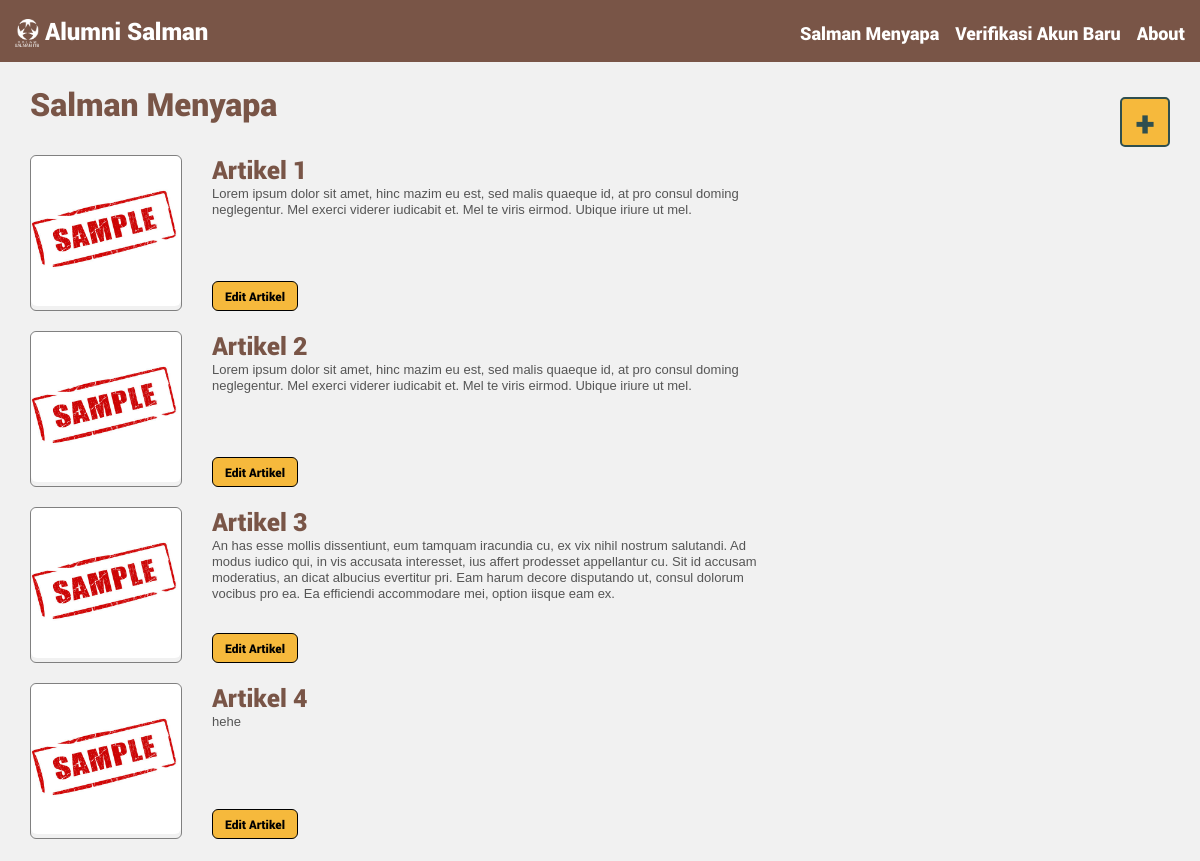
Screenshot of /menyapa/list/ (signed in) with the database file from the repository.
### alumni/models.py (models this page shows)
class ArticleClip(Model):
    @property
    def article_id(self):
        return self.id
    judul = CharField(max_length=100, null=True)
    deskripsi = TextField(null=True)
    konten = TextField(null=True)
    thumbnail = FileField(upload_to='article-thumbnails/')

### alumni/views.py (the view)
# urls.py: url(r'^menyapa/list/$', menyapaList, name='menyapaList'),
def menyapaList(request):
    if request.user.is_authenticated:
        articleClips = ArticleClip.objects.all()
        context = {'articleClips': articleClips}
        return render(request, 'menyapa_list.html', context)
    else:
        return redirect("/login/")

### alumni/templates/menyapa_list.html (shortened to what this page needs)
{% extends "base.html" %}
{% block content %}
<div class="menyapa-list-container">
	<div>
		<h1 style="font-family: Roboto-Black; color: #795547; padding-bottom: 10px;">Salman Menyapa</h1>
		<ul id="article-list">
			{% for articleClip in articleClips %}
			<li class="article-clip-container">
				<div class="article-clip-left">
					<img src={{ articleClip.thumbnail.url }} alt={{ articleClip.thumbnail.name }}>
				</div>
				<div class="article-clip-right">
					<div>
						<span class="article-clip-title">{{ articleClip.judul }}</span><br>
						<span class="article-clip-desc">{{ articleClip.deskripsi }}</span>
					</div>
					<form action="{% url 'menyapaEdit' articleClip.article_id%}" method="post">
                        <button type="submit" class="buttonLogin" style="font-size: 12px; font-family: Roboto-Black; padding: 6px 12px;"><span>Edit Artikel </span></button>
					</form>
				</div>
			</li>
			{% endfor %}
		</ul>
	</div>
	<div>
		<form action="{% url 'about' %}" method="post">
		    <input class="article-clip-add" type="submit" value="+" />
		</form>
	</div>
</div>
{% endblock %}

### alumni/static/css/app.css (style rules this page uses)
* { margin: 0; padding: 0; }
body { background-color: #f1f1f1; }
ul { list-style-type: none; color: red; font-family: monospace; margin-bottom: 12px; margin-top: -36px; }
.buttonConfirm, .buttonLogin { cursor: pointer; border-radius: 6px; background-color: #F6B93C; border-color: black; border-style: solid; border-width: 1px; text-align: center; font-size: 18px; padding: 6px 32px; float: right; }
.buttonLogin { margin-top: 12px; }
.buttonConfirm span, .buttonLogin span { display: inline-block; position: relative; transition: 0.5s; }
.buttonConfirm span:after, .buttonLogin span:after { content: '\00bb'; position: absolute; opacity: 0; top: 0; right: 20px; transition: 0.5s; }

### alumni/templates/menyapa_list.html (style rules this page uses)
.menyapa-list-container { display: flex; flex-direction: row; justify-content: space-between; align-items: stretch; }
ul#article-list { margin-top: 10px; }
li.article-clip-container { display: flex; flex-direction: row; justify-content: flex-start; align-items: stretch; padding-top: 10px; padding-bottom: 10px; }
li.article-clip-container img { border-radius: 6px; height: 150px; width: 150px; }
li.article-clip-container div.article-clip-right { display: flex; flex-direction: column; justify-content: space-between; align-items: flex-start; width: 50%; margin-left: 30px; margin-top: -2px; }
li.article-clip-container div.article-clip-left { border: 1.5px solid grey; border-radius: 6px; }
.article-clip-title { font-size: 25px; font-family: Roboto-Black; color: #795547; }
.article-clip-desc { font-size: 13px; font-family: sans-serif; color: #555; max-height: 70px; overflow-y: auto; }
.article-clip-add { font-size: 35px; font-family: Roboto-Black; color: darkslategrey; border: 2px solid darkslategrey; border-radius: 5px; background-color: #f6b93c; width: 50px; height: 50px; cursor: pointer; margin-top: 15px; }

### rows the page displays
ArticleClip: thumbnail (picture), judul "Artikel 1", deskripsi "Lorem ipsum dolor sit amet, hinc mazim eu est, sed malis quaeque id, at pro consul doming neglegentur. Mel exerci viderer iudicabit et. Mel te viris eirmod. Ubique iriure ut mel."
ArticleClip: thumbnail (picture), judul "Artikel 2", deskripsi "Lorem ipsum dolor sit amet, hinc mazim eu est, sed malis quaeque id, at pro consul doming neglegentur. Mel exerci viderer iudicabit et. Mel te viris eirmod. Ubique iriure ut mel."
ArticleClip: thumbnail (picture), judul "Artikel 3", deskripsi "An has esse mollis dissentiunt, eum tamquam iracundia cu, ex vix nihil nostrum salutandi. Ad modus iudico qui, in vis accusata interesset, ius affert prodesset appellantur cu. Sit id accusam moderatius, an dicat albucius evertitur pri. Eam harum decore disputando ut, consul dolorum vocibus pro ea. Ea efficiendi accommodare mei, option iisque eam ex."
ArticleClip: thumbnail (picture), judul "Artikel 4", deskripsi "hehe"
